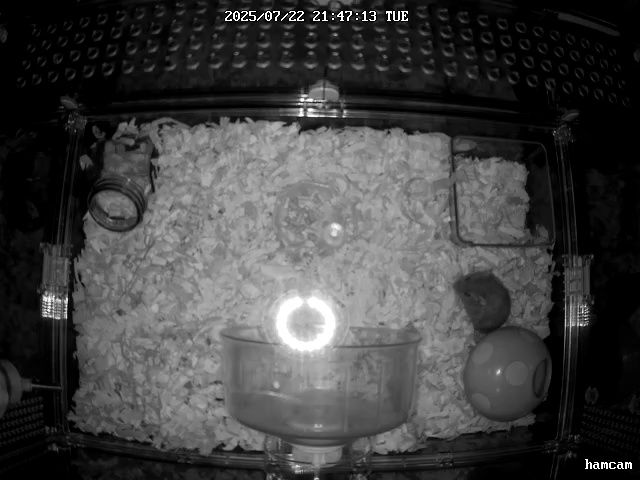
#> input picture data/raw_frames/hamster_manual_20250722_214713_365.jpg, 640 x 480 px
$ python -i lighting_detector.py   (imports and definitions only)   (older library calls are emulated)
#> lines starting #> are read from the running program, lines starting #| are printed output that depends on the picture
#!/usr/bin/env python3
"""
照明モード検出モジュール
RGB相関解析による昼間カラー/夜間IRモード判定
"""

import cv2
import numpy as np
import time
from datetime import datetime, timedelta
from typing import Tuple, Dict, List, Optional
import logging
from collections import deque

# ログ設定
# [1 line not run here, left out]
logger = logging.getLogger(__name__)

class LightingModeDetector:
    """
    照明モード検出器
    RGB相関解析をメインとした昼夜判定システム
    """

    def __init__(self,
                 correlation_threshold: float = 0.95,
                 history_size: int = 5,
                 confidence_threshold: float = 0.8):
        """
        初期化

        Args:
            correlation_threshold: IR判定のRGB相関閾値
            history_size: 安定化のための履歴サイズ
            confidence_threshold: 最終判定の信頼度閾値
        """
        self.correlation_threshold = correlation_threshold
        self.history_size = history_size
        self.confidence_threshold = confidence_threshold

        # 履歴管理
        self.mode_history = deque(maxlen=history_size)
        self.confidence_history = deque(maxlen=history_size)

        # 統計情報
        self.detection_stats = {
            'total_frames': 0,
            'ir_frames': 0,
            'color_frames': 0,
            'low_confidence_frames': 0,
            'avg_processing_time': 0.0
        }

        # 時刻ベース判定用（補助）
        self.sunrise_hour = 6  # 6時頃日の出
        self.sunset_hour = 18  # 18時頃日の入り

        logger.info(f"LightingModeDetector 初期化完了 (閾値: {correlation_threshold})")

    def detect_mode(self, frame: np.ndarray) -> Tuple[str, float, Dict]:
        """
        フレームから照明モードを検出

        Args:
            frame: 入力画像フレーム (BGR)

        Returns:
            (mode, confidence, details)
            mode: 'color' または 'ir'
            confidence: 信頼度 (0.0-1.0)
            details: 詳細情報
        """
        start_time = time.time()

        # 入力検証
        if frame is None or frame.size == 0:
            return 'unknown', 0.0, {'error': 'Invalid frame'}

        # RGB相関解析（メイン手法）
        rgb_mode, rgb_confidence = self._detect_by_rgb_correlation(frame)

        # 時刻ベース判定（補助）
        time_mode, time_confidence = self._detect_by_time()

        # HSV色相解析（補助）
        hue_mode, hue_confidence = self._detect_by_hue_diversity(frame)

        # エッジ密度解析（補助）
        edge_mode, edge_confidence = self._detect_by_edge_characteristics(frame)

        # 品質評価
        quality_score = self._evaluate_frame_quality(frame, rgb_mode)

        # 統合判定（重み付き）
        final_mode, final_confidence = self._integrate_decisions(
            rgb_mode, rgb_confidence,
            time_mode, time_confidence,
            hue_mode, hue_confidence,
            edge_mode, edge_confidence
        )

        # 履歴による安定化
        stable_mode, stable_confidence = self._stabilize_with_history(
            final_mode, final_confidence
        )

        # 処理時間計算
        processing_time = time.time() - start_time

        # 統計更新
        self._update_stats(stable_mode, stable_confidence, processing_time)

        # 詳細情報
        details = {
            'rgb_correlation': rgb_confidence,
            'time_estimation': time_confidence,
            'hue_diversity': hue_confidence,
            'edge_density': edge_confidence,
            'frame_quality': quality_score,
            'processing_time_ms': processing_time * 1000,
            'history_size': len(self.mode_history),
            'method_weights': {
                'rgb': 0.5, 'time': 0.2, 'hue': 0.2, 'edge': 0.1
            }
        }

        return stable_mode, stable_confidence, details

    def _detect_by_rgb_correlation(self, frame: np.ndarray) -> Tuple[str, float]:
        """
        RGB相関解析による判定（メイン手法）

        Args:
            frame: 入力フレーム

        Returns:
            (mode, confidence)
        """
        try:
            # BGRチャンネル分離
            b, g, r = cv2.split(frame)

            # フラット化（計算効率化）
            b_flat = b.flatten().astype(np.float64)
            g_flat = g.flatten().astype(np.float64)
            r_flat = r.flatten().astype(np.float64)

            # 標準偏差チェック（すべて同じ値の場合の対策）
            if np.std(b_flat) < 1e-6 or np.std(g_flat) < 1e-6 or np.std(r_flat) < 1e-6:
                # 標準偏差がほぼ0 = 単色画像 = IRの可能性高
                return 'ir', 0.9

            # チャンネル間相関計算
            corr_bg = np.corrcoef(b_flat, g_flat)[0, 1]
            corr_br = np.corrcoef(b_flat, r_flat)[0, 1]
            corr_gr = np.corrcoef(g_flat, r_flat)[0, 1]

            # NaN処理
            correlations = [corr_bg, corr_br, corr_gr]
            correlations = [c for c in correlations if not np.isnan(c) and not np.isinf(c)]

            if not correlations:
                return 'unknown', 0.0

            # 平均相関
            avg_correlation = np.mean(correlations)

            # IR判定（閾値を少し下げる）
            if avg_correlation > 0.9:  # 0.95 → 0.9
                # 高相関 = グレースケール = IRモード
                confidence = min(1.0, avg_correlation + 0.1)
                return 'ir', confidence
            else:
                # 低相関 = カラー情報有り = カラーモード
                confidence = max(0.5, 1.0 - avg_correlation)
                return 'color', confidence

        except Exception as e:
            logger.warning(f"RGB相関解析エラー: {e}")
            return 'unknown', 0.0

    def _detect_by_time(self) -> Tuple[str, float]:
        """
        時刻ベース判定（補助手法）

        Returns:
            (mode, confidence)
        """
        try:
            current_time = datetime.now()
            hour = current_time.hour

            # 日中時間帯（6-18時）
            if self.sunrise_hour <= hour < self.sunset_hour:
                # 日中 = カラーモード可能性高
                # 正午に近いほど信頼度高
                distance_from_noon = abs(hour - 12)
                confidence = max(0.5, 1.0 - distance_from_noon / 6.0)
                return 'color', confidence
            else:
                # 夜間 = IRモード可能性高
                # 深夜に近いほど信頼度高
                if hour >= self.sunset_hour:
                    distance_from_midnight = min(hour - self.sunset_hour, 24 - hour)
                else:
                    distance_from_midnight = self.sunrise_hour - hour
                confidence = max(0.5, 1.0 - distance_from_midnight / 6.0)
                return 'ir', confidence

        except Exception as e:
            logger.warning(f"時刻ベース判定エラー: {e}")
            return 'unknown', 0.5

    def _detect_by_hue_diversity(self, frame: np.ndarray) -> Tuple[str, float]:
        """
        HSV色相多様性による判定（補助手法）

        Args:
            frame: 入力フレーム

        Returns:
            (mode, confidence)
        """
        try:
            # HSV変換
            hsv = cv2.cvtColor(frame, cv2.COLOR_BGR2HSV)
            hue = hsv[:, :, 0]

            # 色相ヒストグラム
            hist = cv2.calcHist([hue], [0], None, [180], [0, 180])

            # 非ゼロビン数（色の多様性）
            non_zero_bins = np.count_nonzero(hist)

            # 正規化（最大180色相）
            diversity_ratio = non_zero_bins / 180.0

            # 判定閾値
            diversity_threshold = 0.15  # 15%以上の色相多様性でカラー

            if diversity_ratio > diversity_threshold:
                # 高多様性 = カラーモード
                confidence = min(1.0, diversity_ratio * 2)  # 正規化
                return 'color', confidence
            else:
                # 低多様性 = IRモード
                confidence = 1.0 - diversity_ratio / diversity_threshold
                return 'ir', confidence

        except Exception as e:
            logger.warning(f"色相多様性判定エラー: {e}")
            return 'unknown', 0.5

    def _detect_by_edge_characteristics(self, frame: np.ndarray) -> Tuple[str, float]:
        """
        エッジ特性による判定（補助手法）

        Args:
            frame: 入力フレーム

        Returns:
            (mode, confidence)
        """
        try:
            # グレースケール変換
            gray = cv2.cvtColor(frame, cv2.COLOR_BGR2GRAY)

            # エッジ検出
            edges = cv2.Canny(gray, 50, 150)
            edge_density = np.sum(edges > 0) / edges.size

            # ヒストグラム分析
            hist = cv2.calcHist([gray], [0], None, [256], [0, 256])
            hist = hist.flatten() / np.sum(hist)  # 正規化

            # 両端集中度（IRの特徴）
            dark_ratio = np.sum(hist[0:50])
            bright_ratio = np.sum(hist[200:256])
            extreme_ratio = dark_ratio + bright_ratio

            # IR特徴判定
            # 高エッジ密度 + 両端集中 = IR
            edge_threshold = 0.05
            extreme_threshold = 0.4

            ir_score = 0.0
            if edge_density > edge_threshold:
                ir_score += 0.5
            if extreme_ratio > extreme_threshold:
                ir_score += 0.5

            if ir_score > 0.5:
                return 'ir', ir_score
            else:
                return 'color', 1.0 - ir_score

        except Exception as e:
            logger.warning(f"エッジ特性判定エラー: {e}")
            return 'unknown', 0.5

    def _integrate_decisions(self,
                           rgb_mode: str, rgb_conf: float,
                           time_mode: str, time_conf: float,
                           hue_mode: str, hue_conf: float,
                           edge_mode: str, edge_conf: float) -> Tuple[str, float]:
        """
        複数判定結果の統合

        Returns:
            (integrated_mode, integrated_confidence)
        """
        # 重み設定（RGB相関を最重要視）
        weights = {
            'rgb': 0.7,  # RGB相関の重みを上げる
            'time': 0.1,
            'hue': 0.15,
            'edge': 0.05
        }

        # スコア計算
        ir_score = 0.0
        color_score = 0.0

        methods = [
            (rgb_mode, rgb_conf, 'rgb'),
            (time_mode, time_conf, 'time'),
            (hue_mode, hue_conf, 'hue'),
            (edge_mode, edge_conf, 'edge')
        ]

        for mode, confidence, method in methods:
            if mode == 'unknown':
                continue

            weighted_conf = confidence * weights[method]

            if mode == 'ir':
                ir_score += weighted_conf
            else:  # color
                color_score += weighted_conf

        # 最終判定
        if ir_score > color_score:
            final_mode = 'ir'
            final_confidence = ir_score / sum(weights.values())
        else:
            final_mode = 'color'
            final_confidence = color_score / sum(weights.values())

        return final_mode, final_confidence

    def _stabilize_with_history(self, mode: str, confidence: float) -> Tuple[str, float]:
        """
        履歴による判定安定化

        Args:
            mode: 現在の判定結果
            confidence: 現在の信頼度

        Returns:
            (stable_mode, stable_confidence)
        """
        # 履歴に追加
        self.mode_history.append(mode)
        self.confidence_history.append(confidence)

        # 十分な履歴が無い場合は現在値返却
        if len(self.mode_history) < 3:
            return mode, confidence

        # 過半数判定
        ir_count = list(self.mode_history).count('ir')
        color_count = list(self.mode_history).count('color')

        if ir_count > color_count:
            stable_mode = 'ir'
        else:
            stable_mode = 'color'

        # 信頼度は履歴平均
        stable_confidence = np.mean(list(self.confidence_history))

        return stable_mode, stable_confidence

    def _evaluate_frame_quality(self, frame: np.ndarray, mode: str) -> float:
        """
        フレーム品質評価

        Args:
            frame: 入力フレーム
            mode: 検出されたモード

        Returns:
            quality_score: 品質スコア (0.0-1.0)
        """
        try:
            gray = cv2.cvtColor(frame, cv2.COLOR_BGR2GRAY)

            # 鮮明度（ラプラシアン分散）
            sharpness = cv2.Laplacian(gray, cv2.CV_64F).var()
            sharpness_score = min(1.0, sharpness / 1000.0)  # 正規化

            # 適正露出
            mean_brightness = np.mean(gray)
            brightness_score = 1.0 - abs(mean_brightness - 128) / 128

            # ノイズレベル
            noise = np.std(gray - cv2.GaussianBlur(gray, (5, 5), 0))
            noise_score = max(0.0, 1.0 - noise / 50.0)

            # 統合品質スコア
            quality = (sharpness_score * 0.4 +
                      brightness_score * 0.4 +
                      noise_score * 0.2)

            return min(1.0, max(0.0, quality))

        except Exception as e:
            logger.warning(f"品質評価エラー: {e}")
            return 0.5

    def _update_stats(self, mode: str, confidence: float, processing_time: float):
        """統計情報更新"""
        self.detection_stats['total_frames'] += 1

        if mode == 'ir':
            self.detection_stats['ir_frames'] += 1
        elif mode == 'color':
            self.detection_stats['color_frames'] += 1

        if confidence < self.confidence_threshold:
            self.detection_stats['low_confidence_frames'] += 1

        # 移動平均で処理時間更新
        alpha = 0.1  # 平滑化係数
        self.detection_stats['avg_processing_time'] = (
            alpha * processing_time +
            (1 - alpha) * self.detection_stats['avg_processing_time']
        )

    # [25 lines left out: functions get_detection_stats, reset_stats, not called in this run]

class SimpleLightingDetector:
    """
    軽量版照明モード検出器
    RGB相関のみの高速判定
    """

    def __init__(self, threshold: float = 0.95):
        self.threshold = threshold

    # [32 lines left out: function detect_mode, not called in this run]

>>> import cv2
>>> picture = cv2.imread('../../data/raw_frames/hamster_manual_20250722_214713_365.jpg')
#> picture is the input picture: shape (480, 640, 3); min 0, max 255, mean 65.2
>>> result = LightingModeDetector().detect_mode(picture)
#> in _detect_by_rgb_correlation, `corr_bg = np.corrcoef(b_flat, g_flat)[0, 1]`: corr_bg = 1
#> in _detect_by_rgb_correlation, `correlations = [corr_bg, corr_br, corr_gr]`: correlations = [1, 1, 1]
#> in _detect_by_rgb_correlation, `avg_correlation = np.mean(correlations)`: avg_correlation = 1
#> in detect_mode, `rgb_mode, rgb_confidence = self._detect_by_rgb_correlation(frame)`: rgb_mode = 'ir'; rgb_confidence = 1
#> in _detect_by_hue_diversity, `hsv = cv2.cvtColor(frame, cv2.COLOR_BGR2HSV)`: hsv: shape (480, 640, 3); mean H, S, V 0, 0, 65.2
#> in _detect_by_hue_diversity, `hue = hsv[:, :, 0]`: hue: shape (480, 640); every value is 0
#> in _detect_by_hue_diversity, `hist = cv2.calcHist([hue], [0], None, [180], [0, 180])`: hist = 180 values, max 307200 at index 0, min 0 at index 1, mean 1706.7
#> in _detect_by_hue_diversity, `non_zero_bins = np.count_nonzero(hist)`: non_zero_bins = 1
#> in _detect_by_hue_diversity, `diversity_ratio = non_zero_bins / 180.0`: diversity_ratio = 0.00556
#> in _detect_by_hue_diversity, `confidence = 1.0 - diversity_ratio / diversity_threshold`: confidence = 0.963
#> in detect_mode, `hue_mode, hue_confidence = self._detect_by_hue_diversity(frame)`: hue_mode = 'ir'; hue_confidence = 0.963
#> in _detect_by_edge_characteristics, `edges = cv2.Canny(gray, 50, 150)`:
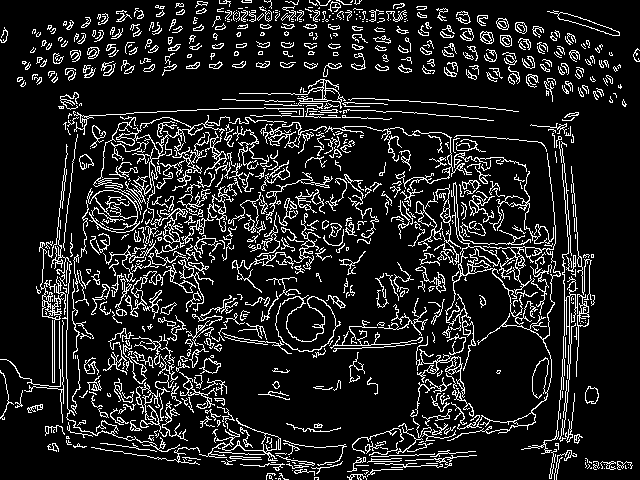
#> edges: shape (480, 640); 12.8% white in thin lines or dots
#> in _detect_by_edge_characteristics, `edge_density = np.sum(edges > 0) / edges.size`: edge_density = 0.128
#> in _detect_by_edge_characteristics, `hist = cv2.calcHist([gray], [0], None, [256], [0, 256])`: hist = 256 values, max 45193 at index 0, min 12 at index 247, mean 1200
#> in _detect_by_edge_characteristics, `hist = hist.flatten() / np.sum(hist)`: hist = 256 values, max 0.147 at index 0, min 3.91e-05 at index 247, mean 0.00391
#> in _detect_by_edge_characteristics, `dark_ratio = np.sum(hist[0:50])`: dark_ratio = 0.51
#> in _detect_by_edge_characteristics, `bright_ratio = np.sum(hist[200:256])`: bright_ratio = 0.0125
#> in _detect_by_edge_characteristics, `extreme_ratio = dark_ratio + bright_ratio`: extreme_ratio = 0.523
#> in detect_mode, `edge_mode, edge_confidence = self._detect_by_edge_characteristics(frame)`: edge_mode = 'ir'; edge_confidence = 1
#> in _evaluate_frame_quality, `sharpness = cv2.Laplacian(gray, cv2.CV_64F).var()`: sharpness = 1194.6
#> in _evaluate_frame_quality, `sharpness_score = min(1.0, sharpness / 1000.0)`: sharpness_score = 1
#> in _evaluate_frame_quality, `mean_brightness = np.mean(gray)`: mean_brightness = 65.18
#> in _evaluate_frame_quality, `brightness_score = 1.0 - abs(mean_brightness - 128) / 128`: brightness_score = 0.509
#> in _evaluate_frame_quality, `noise = np.std(gray - cv2.GaussianBlur(gray, (5, 5), 0))`: noise = 121.3
#> in _evaluate_frame_quality, `noise_score = max(0.0, 1.0 - noise / 50.0)`: noise_score = 0
#> in _evaluate_frame_quality, `quality = (sharpness_score * 0.4 + brightness_score * 0.4 + noise_scor..`: quality = 0.604
#> in _integrate_decisions, `methods = [ (rgb_mode, rgb_conf, 'rgb'), (time_mode, time_conf, 'time'..`: methods = [('ir', 1, 'rgb'), ('ir', 0.833, 'time'), ('ir', 0.963, 'hue'), ('ir', 1, 'edge')]
#> the loop in _integrate_decisions, `for mode, confidence, method in methods:` made 4 passes
#> (confidence, method, weighted_conf, ir_score) on passes 1 to 4: (1, 'rgb', 0.7, 0.7), (0.833, 'time', 0.0833, 0.783), (0.963, 'hue', 0.144, 0.928), (1, 'edge', 0.05, 0.978)
#> after the loop in _integrate_decisions, `for mode, confidence, method in methods:`: color_score = 0; ir_score = 0.978
#> in detect_mode, `final_mode, final_confidence = self._integrate_decisions( rgb_mode, rg..`: final_mode = 'ir'; final_confidence = 0.978
#> in detect_mode, `stable_mode, stable_confidence = self._stabilize_with_history( final_m..`: stable_mode = 'ir'; stable_confidence = 0.978
